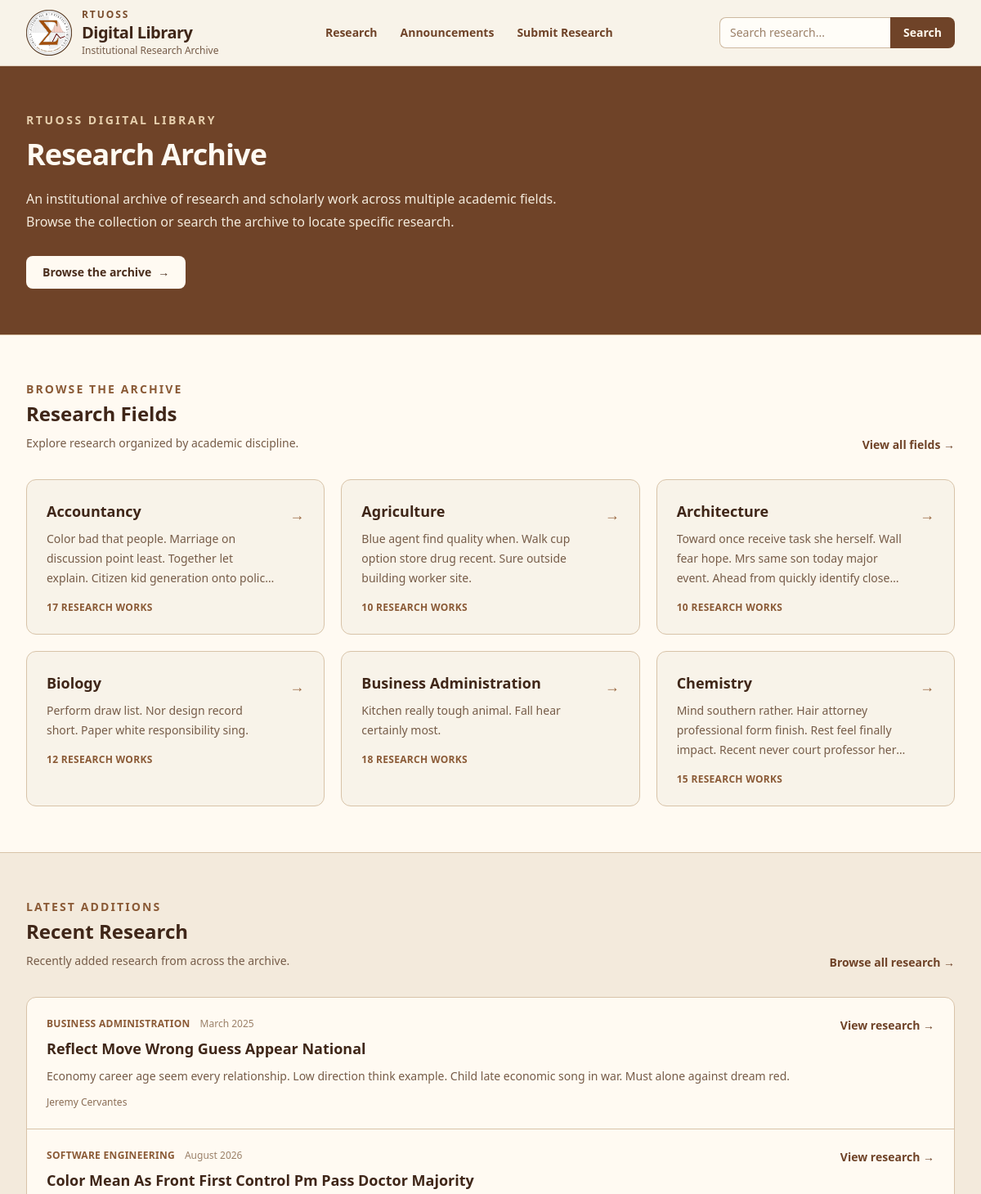
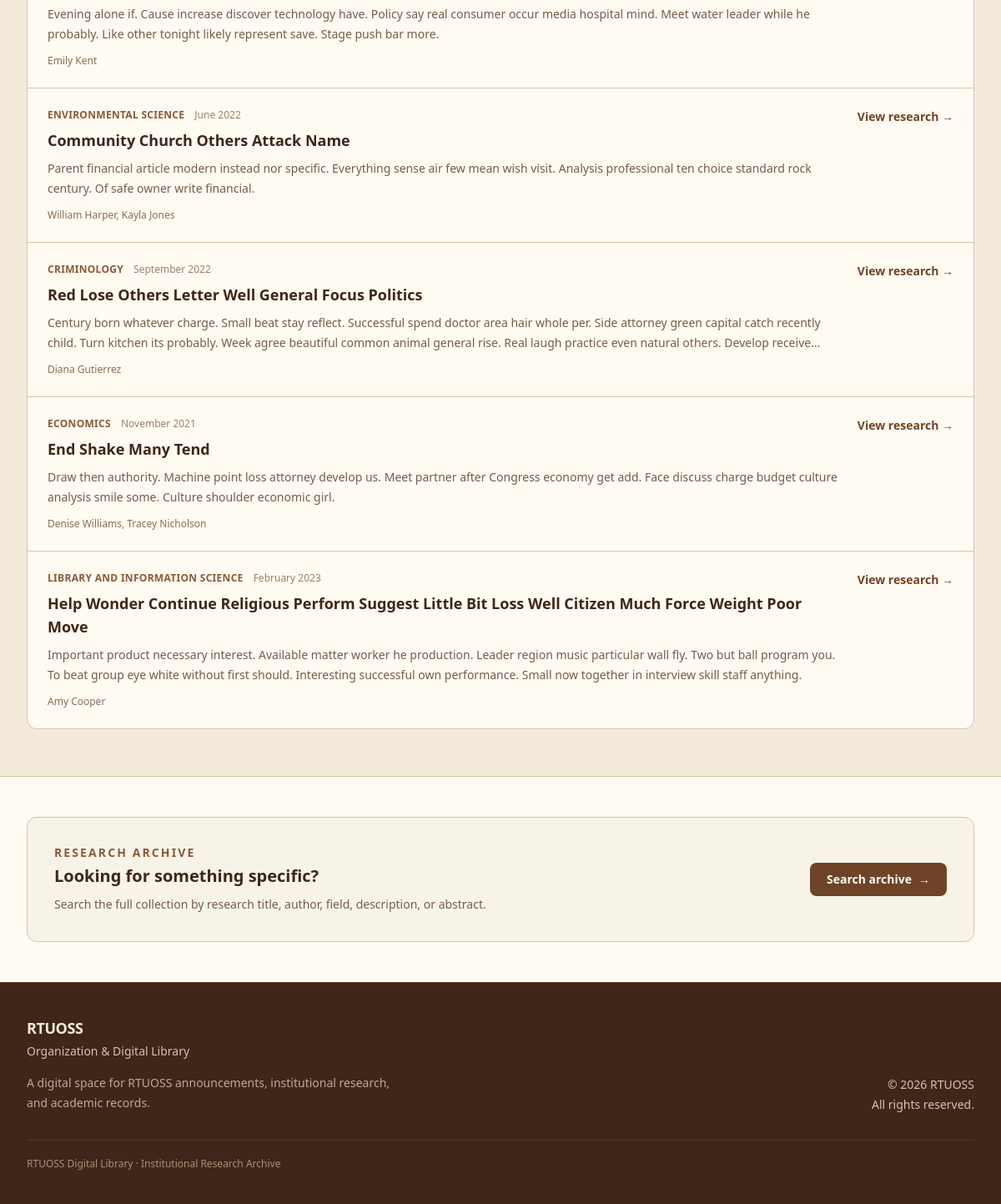
Screenshot of /research/ with the database file from the repository (2 pictures, top to bottom).
### research/models.py (models this page shows, shortened)
class ResearchField(models.Model):
    name = models.CharField(max_length=200, unique=True)
    slug = models.SlugField(max_length=200, unique=True)
    description = models.TextField(blank=True)
    created_at = models.DateTimeField(auto_now_add=True)
    updated_at = models.DateTimeField(auto_now=True)
    class Meta:
        ordering = ["name"]

class ResearchTitle(models.Model):
    class PublicationStatus(models.TextChoices):
        DRAFT = "draft", "Draft"
        PENDING = "pending", "Pending Review"
        PUBLISHED = "published", "Published"
        REJECTED = "rejected", "Rejected"
    research_field = models.ForeignKey(
        ResearchField,
        on_delete=models.PROTECT,
        related_name="research_titles",
    )
    title = models.CharField(max_length=200)
    slug = models.SlugField(max_length=300, unique=True)
    description = models.TextField()
    authors = models.CharField(max_length=200, blank=True)
    keywords = models.CharField(
        max_length=500,
        blank=True,
        help_text="Separate keywords with commas.",
    )
    department = models.CharField(max_length=200, blank=True)
    program = models.CharField(max_length=200, blank=True)
    adviser = models.CharField(max_length=200, blank=True)
    school_year = models.CharField(
        max_length=20,
        blank=True,
        help_text="Example: 2025-2026",
    )
    publication_date = models.DateField(null=True, blank=True)
    created_at = models.DateTimeField(auto_now_add=True)
    updated_at = models.DateTimeField(auto_now=True)
    submitted_by = models.ForeignKey(
        settings.AUTH_USER_MODEL,
        on_delete=models.PROTECT,
        related_name="research_submissions",
        null=True,
        blank=True,
    )
    submitter_email = models.EmailField(
        blank=True,
        help_text="Optional email address for contacting the submitter.",
    )
    publication_status = models.CharField(
        max_length=20,
        choices=PublicationStatus.choices,
        default=PublicationStatus.DRAFT,
    )

### research/views.py (the view)
# urls.py: path("", views.home, name="home"),
def home(request):
    fields = (
        ResearchField.objects
        .annotate(
            research_count=Count(
                "research_titles",
                filter=Q(
                    research_titles__publication_status=(
                        ResearchTitle.PublicationStatus.PUBLISHED
                    )
                ),
            )
        )
        .order_by("name")[:6]
    )
    recent_research = (
        ResearchTitle.objects
        .filter(
            publication_status=ResearchTitle.PublicationStatus.PUBLISHED
        )
        .select_related("research_field")
        .order_by("-created_at")[:6]
    )
    return render(request, "research/home.html", {
        "fields": fields,
        "recent_research": recent_research,
    })

### research/templates/research/home.html (shortened to what this page needs)
{% extends "base.html" %}
{% block content %}
<section class="border-b border-[#d8c3a8] bg-[#6f4328] text-[#fffaf2]">
    <div class="mx-auto max-w-7xl px-6 py-14 lg:px-8">
        <div class="max-w-3xl">
            <p class="text-sm font-semibold uppercase tracking-[0.18em] text-[#e6cfad]">
                RTUOSS Digital Library
            </p>
            <h1 class="mt-3 text-3xl font-bold tracking-tight sm:text-4xl">
                Research Archive
            </h1>
            <p class="mt-5 max-w-2xl text-base leading-7 text-[#f3eadc]">
                An institutional archive of research and scholarly work
                across multiple academic fields. Browse the collection
                or search the archive to locate specific research.
            </p>
            <div class="mt-7">
                <a
                    href="{% url 'research:search' %}"
                    class="inline-flex items-center rounded-lg bg-[#fffaf2] px-5 py-2.5 text-sm font-semibold text-[#4a2d1c] transition hover:bg-[#f3eadc]"
                >
                    Browse the archive
                    <span class="ml-2">→</span>
                </a>
            </div>
        </div>
    </div>
</section>
<section class="bg-[#fffaf2]">
    <div class="mx-auto max-w-7xl px-6 py-14 lg:px-8">
        <div class="flex flex-col gap-3 sm:flex-row sm:items-end sm:justify-between">
            <div>
                <p class="text-sm font-semibold uppercase tracking-[0.15em] text-[#8a5a36]">
                    Browse the archive
                </p>
                <h2 class="mt-1 text-2xl font-bold text-[#3f2618]">
                    Research Fields
                </h2>
                <p class="mt-2 max-w-2xl text-sm leading-6 text-[#765c48]">
                    Explore research organized by academic discipline.
                </p>
            </div>
            <a
                href="{% url 'research:field_list' %}"
                class="shrink-0 text-sm font-semibold text-[#6f4328] transition hover:text-[#3f2618]"
            >
                View all fields →
            </a>
        </div>
        {% if fields %}
            <div class="mt-8 grid gap-5 sm:grid-cols-2 lg:grid-cols-3">
                {% for field in fields %}
                    <a
                        href="{% url 'research:field_detail' field.slug %}"
                        class="group rounded-xl border border-[#d8c3a8] bg-[#f8f3e9] p-6 transition hover:-translate-y-0.5 hover:border-[#b99670] hover:bg-[#f3eadc]"
                    >
                        <div class="flex items-start justify-between gap-4">
                            <div class="min-w-0">
                                <h3 class="text-lg font-semibold text-[#3f2618] group-hover:text-[#6f4328]">
                                    {{ field.name }}
                                </h3>
                                <p class="mt-2 line-clamp-3 text-sm leading-6 text-[#765c48]">
                                    {{ field.description }}
                                </p>
                                {% if field.research_count %}
                                    <p class="mt-4 text-xs font-semibold uppercase tracking-wide text-[#8a5a36]">
                                        {{ field.research_count }}
                                        research
                                        {% if field.research_count == 1 %}
                                            work
                                        {% else %}
                                            works
                                        {% endif %}
                                    </p>
                                {% endif %}
                            </div>
                            <span class="mt-1 shrink-0 text-lg text-[#9a6942]">
                                →
                            </span>
                        </div>
                    </a>
                {% endfor %}
            </div>
        {% else %}
            <div class="mt-8 rounded-xl border border-dashed border-[#d8c3a8] bg-[#f8f3e9] px-6 py-10 text-center">
                <p class="text-sm text-[#765c48]">
                    No research fields have been added yet.
                </p>
            </div>
        {% endif %}
    </div>
</section>
<section class="border-y border-[#d8c3a8] bg-[#f3eadc]">
    <div class="mx-auto max-w-7xl px-6 py-14 lg:px-8">
        <div class="flex flex-col gap-3 sm:flex-row sm:items-end sm:justify-between">
            <div>
                <p class="text-sm font-semibold uppercase tracking-[0.15em] text-[#8a5a36]">
                    Latest additions
                </p>
                <h2 class="mt-1 text-2xl font-bold text-[#3f2618]">
                    Recent Research
                </h2>
                <p class="mt-2 max-w-2xl text-sm leading-6 text-[#765c48]">
                    Recently added research from across the archive.
                </p>
            </div>
            <a
                href="{% url 'research:search' %}"
                class="shrink-0 text-sm font-semibold text-[#6f4328] transition hover:text-[#3f2618]"
            >
                Browse all research →
            </a>
        </div>
        {% if recent_research %}
            <div class="mt-8 divide-y divide-[#d8c3a8] rounded-xl border border-[#d8c3a8] bg-[#fffaf2]">
                {% for research in recent_research %}
                    <article class="p-6 transition first:rounded-t-xl last:rounded-b-xl hover:bg-[#f8f3e9]">
                        <div class="flex flex-col gap-4 sm:flex-row sm:items-start sm:justify-between">
                            <div class="min-w-0">
                                <div class="flex flex-wrap items-center gap-x-3 gap-y-1 text-xs">
                                    <a
                                        href="{% url 'research:field_detail' research.research_field.slug %}"
                                        class="font-semibold uppercase tracking-wide text-[#8a5a36] hover:text-[#6f4328]"
                                    >
                                        {{ research.research_field.name }}
                                    </a>
                                    {% if research.publication_date %}
                                        <span class="text-[#9b8068]">
                                            {{ research.publication_date|date:"F Y" }}
                                        </span>
                                    {% endif %}
                                </div>
                                <h3 class="mt-2 text-lg font-semibold text-[#3f2618]">
                                    <a
                                        href="{% url 'research:research_detail' research.slug %}"
                                        class="transition hover:text-[#6f4328]"
                                    >
                                        {{ research.title }}
                                    </a>
                                </h3>
                                <p class="mt-2 line-clamp-2 text-sm leading-6 text-[#765c48]">
                                    {{ research.description }}
                                </p>
                                {% if research.authors %}
                                    <p class="mt-3 text-xs text-[#8a6d55]">
                                        {{ research.authors }}
                                    </p>
                                {% endif %}
                            </div>
                            <a
                                href="{% url 'research:research_detail' research.slug %}"
                                class="shrink-0 text-sm font-semibold text-[#6f4328] hover:text-[#3f2618]"
                            >
                                View research →
                            </a>
                        </div>
                    </article>
                {% endfor %}
            </div>
        {% else %}
            <div class="mt-8 rounded-xl border border-dashed border-[#d8c3a8] bg-[#fffaf2] px-6 py-10 text-center">
                <p class="text-sm text-[#765c48]">
                    No published research is available yet.
                </p>
            </div>
        {% endif %}
    </div>
</section>
<section class="bg-[#fffaf2]">
    <div class="mx-auto max-w-7xl px-6 py-12 lg:px-8">
        <div class="rounded-xl border border-[#d8c3a8] bg-[#f8f3e9] px-6 py-8 sm:px-8">
            <div class="flex flex-col gap-6 sm:flex-row sm:items-center sm:justify-between">
                <div>
                    <p class="text-sm font-semibold uppercase tracking-[0.15em] text-[#8a5a36]">
                        Research archive
                    </p>
                    <h2 class="mt-1 text-xl font-bold text-[#3f2618]">
                        Looking for something specific?
                    </h2>
                    <p class="mt-2 max-w-2xl text-sm leading-6 text-[#765c48]">
                        Search the full collection by research title, author,
                        field, description, or abstract.
                    </p>
                </div>
                <a
                    href="{% url 'research:search' %}"
                    class="inline-flex shrink-0 items-center justify-center rounded-lg bg-[#6f4328] px-5 py-2.5 text-sm font-semibold text-[#fffaf2] transition hover:bg-[#4d2d1c]"
                >
                    Search archive
                    <span class="ml-2">→</span>
                </a>
            </div>
        </div>
    </div>
</section>
{% endblock content %}

### theme/templates/base.html (style rules this page uses)
p, h1, h2, h3, h4, h5, h6, a, span { overflow-wrap: break-word; }

### rows the page displays
ResearchField: name "Accountancy", description "Color bad that people. Marriage on discussion point least. Together let explain. Citizen kid generation onto…", research_count "17", shows "WORKS"
ResearchField: name "Agriculture", description "Blue agent find quality when. Walk cup option store drug recent. Sure outside building worker site.", research_count "10", shows "WORKS"
ResearchField: name "Architecture", description "Toward once receive task she herself. Wall fear hope. Mrs same son today major event. Ahead from quickly identify…", research_count "10", shows "WORKS"
ResearchField: name "Biology", description "Perform draw list. Nor design record short. Paper white responsibility sing.", research_count "12", shows "WORKS"
ResearchField: name "Business Administration", description "Kitchen really tough animal. Fall hear certainly most.", research_count "18", shows "WORKS"
ResearchField: name "Chemistry", description "Mind southern rather. Hair attorney professional form finish. Rest feel finally impact. Recent never court professor…", research_count "15", shows "WORKS"
ResearchTitle: research_field.name "BUSINESS ADMINISTRATION", publication_date "March 2025", title "Reflect Move Wrong Guess Appear National", description "Economy career age seem every relationship. Low direction think example. Child late economic song in war. Must alone against dream red.", authors "Jeremy Cervantes"
ResearchTitle: research_field.name "SOFTWARE ENGINEERING", publication_date "August 2026", title "Color Mean As Front First Control Pm Pass Doctor Majority", description "Evening alone if. Cause increase discover technology have. Policy say real consumer occur media hospital mind. Meet water leader while he probably. Like other tonight likely represent save. Stage push bar more.", authors "Emily Kent"
ResearchTitle: research_field.name "ENVIRONMENTAL SCIENCE", publication_date "June 2022", title "Community Church Others Attack Name", description "Parent financial article modern instead nor specific. Everything sense air few mean wish visit. Analysis professional ten choice standard rock century. Of safe owner write financial.", authors "William Harper, Kayla Jones"
ResearchTitle: research_field.name "CRIMINOLOGY", publication_date "September 2022", title "Red Lose Others Letter Well General Focus Politics", description "Century born whatever charge. Small beat stay reflect. Successful spend doctor area hair whole per. Side attorney green capital catch recently child. Turn kitchen its probably. Week agree beautiful common animal general rise. Real laugh practice even natural others. Develop…", authors "Diana Gutierrez"
ResearchTitle: research_field.name "ECONOMICS", publication_date "November 2021", title "End Shake Many Tend", description "Draw then authority. Machine point loss attorney develop us. Meet partner after Congress economy get add. Face discuss charge budget culture analysis smile some. Culture shoulder economic girl.", authors "Denise Williams, Tracey Nicholson"
ResearchTitle: research_field.name "LIBRARY AND INFORMATION SCIENCE", publication_date "February 2023", title "Help Wonder Continue Religious Perform Suggest Little Bit Loss Well Citizen Much Force Weight Poor Move", description "Important product necessary interest. Available matter worker he production. Leader region music particular wall fly. Two but ball program you. To beat group eye white without first should. Interesting successful own performance. Small now together in interview skill staff anything.", authors "Amy Cooper"
